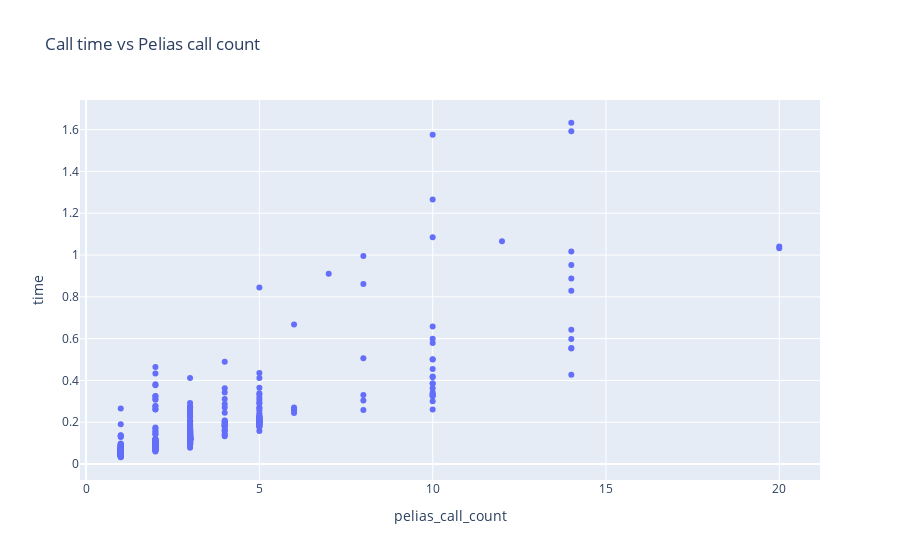

The notebook cell this image was saved under:
### Code cell
addresses_seq.plot.scatter(x="pelias_call_count", y="time", title="Call time vs Pelias call count")

### Figure 1 — Plotly figure (JSON) as saved in the notebook; plotly's stock layout.template omitted (floating-point values rounded to 4 significant figures; data arrays with more than 128 entries replaced by an {"elided": "..."} marker saying what was removed)
{"data": [{"hovertemplate": "pelias_call_count=%{x}<br>time=%{y}<extra></extra>", "legendgroup": "", "marker": {"color": "#636efa", "symbol": "circle"}, "mode": "markers", "name": "", "orientation": "v", "showlegend": false, "type": "scatter", "x": {"elided": "1000 int values"}, "xaxis": "x", "y": {"elided": "1000 float values"}, "yaxis": "y"}], "layout": {"legend": {"tracegroupgap": 0}, "title": {"text": "Call time vs Pelias call count"}, "xaxis": {"anchor": "y", "domain": [0, 1], "title": {"text": "pelias_call_count"}}, "yaxis": {"anchor": "x", "domain": [0, 1], "title": {"text": "time"}}}}
